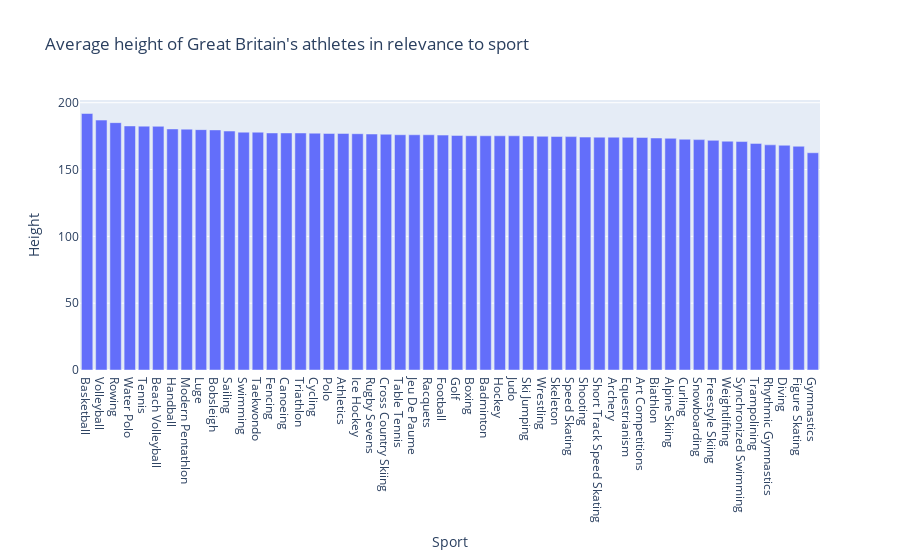

Write notebook code for a chart like this one.
### Code cell
heights = px.bar(df_heights, x="Sport", y="Height",
             title="Average height of Great Britain's athletes in relevance to sport")

heights.show()

### Figure 1 — Plotly figure (JSON) as saved in the notebook; plotly's stock layout.template omitted (floating-point values rounded to 4 significant figures)
{"data": [{"alignmentgroup": "True", "hovertemplate": "Sport=%{x}<br>Height=%{y}<extra></extra>", "legendgroup": "", "marker": {"color": "#636efa", "pattern": {"shape": ""}}, "name": "", "offsetgroup": "", "orientation": "v", "showlegend": false, "textposition": "auto", "type": "bar", "x": ["Basketball", "Volleyball", "Rowing", "Water Polo", "Tennis", "Beach Volleyball", "Handball", "Modern Pentathlon", "Luge", "Bobsleigh", "Sailing", "Swimming", "Taekwondo", "Fencing", "Canoeing", "Triathlon", "Cycling", "Polo", "Athletics", "Ice Hockey", "Rugby Sevens", "Cross Country Skiing", "Table Tennis", "Jeu De Paume", "Racquets", "Football", "Golf", "Boxing", "Badminton", "Hockey", "Judo", "Ski Jumping", "Wrestling", "Skeleton", "Speed Skating", "Shooting", "Short Track Speed Skating", "Archery", "Equestrianism", "Art Competitions", "Biathlon", "Alpine Skiing", "Curling", "Snowboarding", "Freestyle Skiing", "Weightlifting", "Synchronized Swimming", "Trampolining", "Rhythmic Gymnastics", "Diving", "Figure Skating", "Gymnastics"], "xaxis": "x", "y": [191.9, 187, 185.1, 182.6, 182.5, 182.3, 180.4, 180.2, 179.8, 179.7, 178.8, 178.0, 177.9, 177.4, 177.4, 177.3, 177.2, 177, 177.0, 176.8, 176.6, 176.4, 176.0, 176, 176, 175.8, 175.5, 175.3, 175.3, 175.2, 175.2, 175, 174.9, 174.7, 174.6, 174.3, 174.2, 174.2, 174.1, 174, 173.6, 173.4, 172.7, 172.4, 171.8, 171.2, 170.9, 169.6, 168.5, 168.2, 167.4, 162.6], "yaxis": "y"}], "layout": {"barmode": "relative", "legend": {"tracegroupgap": 0}, "title": {"text": "Average height of Great Britain's athletes in relevance to sport"}, "xaxis": {"anchor": "y", "domain": [0, 1], "title": {"text": "Sport"}}, "yaxis": {"anchor": "x", "domain": [0, 1], "title": {"text": "Height"}}}}
